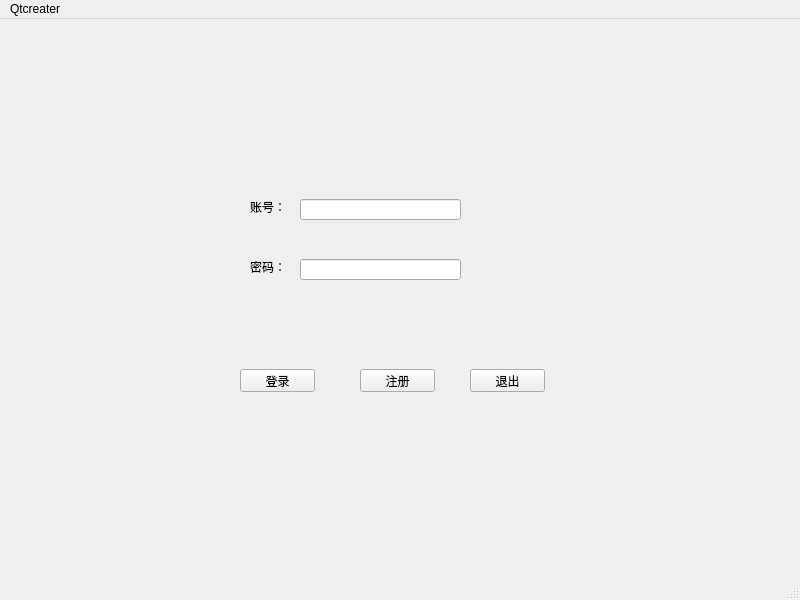
<?xml version="1.0" encoding="UTF-8"?>
<ui version="4.0">
 <class>MainWindow</class>
 <widget class="QMainWindow" name="MainWindow">
  <property name="geometry">
   <rect>
    <x>0</x>
    <y>0</y>
    <width>800</width>
    <height>600</height>
   </rect>
  </property>
  <property name="windowTitle">
   <string>MainWindow</string>
  </property>
  <widget class="QWidget" name="centralwidget">
   <widget class="QLineEdit" name="account">
    <property name="geometry">
     <rect>
      <x>300</x>
      <y>180</y>
      <width>161</width>
      <height>21</height>
     </rect>
    </property>
   </widget>
   <widget class="QLineEdit" name="pwd">
    <property name="enabled">
     <bool>true</bool>
    </property>
    <property name="geometry">
     <rect>
      <x>300</x>
      <y>240</y>
      <width>161</width>
      <height>21</height>
     </rect>
    </property>
    <property name="echoMode">
     <enum>QLineEdit::Password</enum>
    </property>
   </widget>
   <widget class="QPushButton" name="login">
    <property name="geometry">
     <rect>
      <x>240</x>
      <y>350</y>
      <width>75</width>
      <height>23</height>
     </rect>
    </property>
    <property name="text">
     <string>登录</string>
    </property>
   </widget>
   <widget class="QPushButton" name="registeracc">
    <property name="geometry">
     <rect>
      <x>360</x>
      <y>350</y>
      <width>75</width>
      <height>23</height>
     </rect>
    </property>
    <property name="text">
     <string>注册</string>
    </property>
   </widget>
   <widget class="QPushButton" name="exit">
    <property name="geometry">
     <rect>
      <x>470</x>
      <y>350</y>
      <width>75</width>
      <height>23</height>
     </rect>
    </property>
    <property name="text">
     <string>退出</string>
    </property>
   </widget>
   <widget class="QLabel" name="label">
    <property name="geometry">
     <rect>
      <x>250</x>
      <y>180</y>
      <width>53</width>
      <height>15</height>
     </rect>
    </property>
    <property name="text">
     <string>账号：</string>
    </property>
   </widget>
   <widget class="QLabel" name="label_2">
    <property name="geometry">
     <rect>
      <x>250</x>
      <y>240</y>
      <width>53</width>
      <height>15</height>
     </rect>
    </property>
    <property name="text">
     <string>密码：</string>
    </property>
   </widget>
  </widget>
  <widget class="QMenuBar" name="menubar">
   <property name="geometry">
    <rect>
     <x>0</x>
     <y>0</y>
     <width>800</width>
     <height>21</height>
    </rect>
   </property>
   <widget class="QMenu" name="menuQtcreater">
    <property name="title">
     <string>Qtcreater</string>
    </property>
   </widget>
   <addaction name="menuQtcreater"/>
  </widget>
  <widget class="QStatusBar" name="statusbar"/>
 </widget>
 <resources/>
 <connections/>
</ui>
